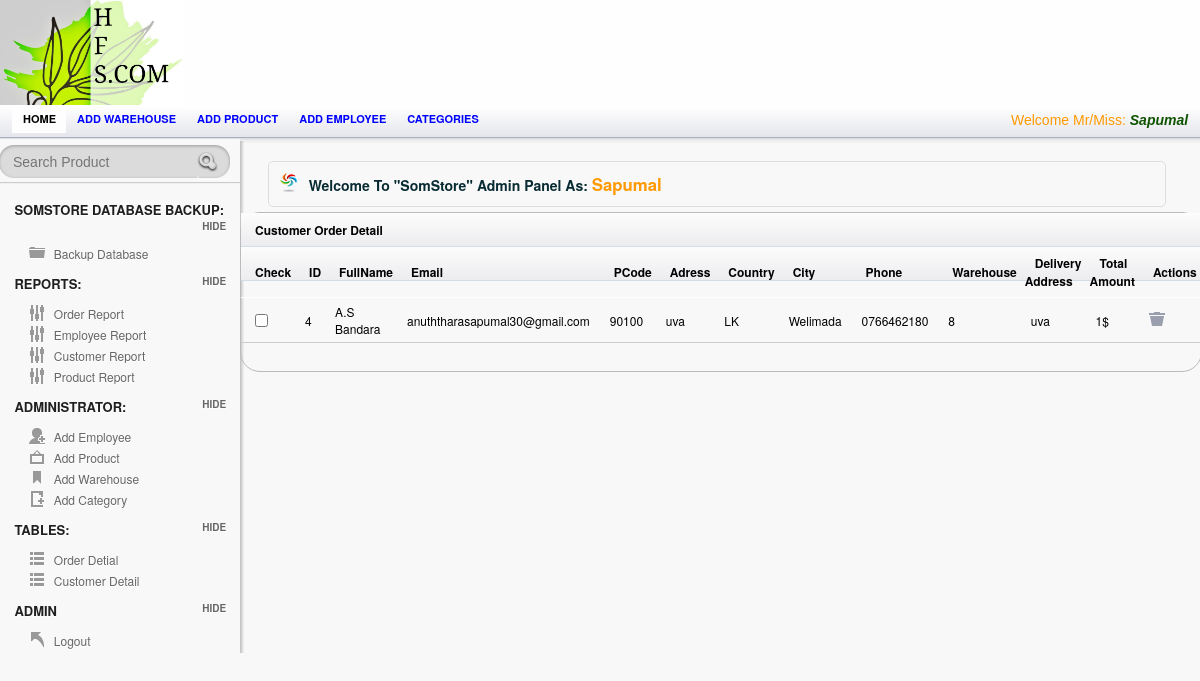
/Admin/order.php (signed in), run on the app's committed database.
### tables this page shows
CREATE TABLE `employee` (
  `Employee_ID` int(95) NOT NULL AUTO_INCREMENT,
  `Employee_Name` varchar(25) NOT NULL,
  `Username` varchar(25) NOT NULL,
  `Password` varchar(25) NOT NULL,
  `Picture` varchar(255) NOT NULL,
  PRIMARY KEY (`Employee_ID`)
);

CREATE TABLE `payment` (
  `order_ID` int(255) NOT NULL AUTO_INCREMENT,
  `Full_Name` varchar(25) NOT NULL,
  `Email` varchar(55) NOT NULL,
  `Postal_Code` varchar(55) NOT NULL,
  `Address` varchar(55) NOT NULL,
  `Country` varchar(55) NOT NULL,
  `City` varchar(55) NOT NULL,
  `Phone` varchar(55) NOT NULL,
  `Warehouse_ID` int(255) NOT NULL,
  `Dilivery_Address` varchar(75) NOT NULL,
  `Total_Amount` varchar(55) NOT NULL,
  PRIMARY KEY (`order_ID`),
  KEY `Warehouse_ID` (`Warehouse_ID`),
  CONSTRAINT `payment_ibfk_1` FOREIGN KEY (`Warehouse_ID`) REFERENCES `warehouse` (`Warehouse_ID`)
);

### session.php (called while the page is built, shortened)
<?php
include('config.php');
$check=$_SESSION['login_username'];
$session=mysqli_query($mysqli, "select Username from employee where Username='$check' ");
$row=mysqli_fetch_array($session);
$login_session=$row['Username'];
?>

### Admin/order.php (the view, shortened to what this page needs)
<?php
 include("../config.php");
include("../session.php");
 ?>
<!doctype html>
<html lang="en">
<head>
	<link rel="stylesheet" href="css/layout.css" type="text/css" media="screen" />
</head>
<body>
<div id="container">
	   <div id="header">
		<div id="logo-banner">
				<div id="logo">
					<a href="index.php"><img src="images/logo.png" alt="" /></a>
				</div>
				<div id="banner">
				</div>
		</div>
		</div>
<div id="content-wrap">
	<section id="secondary_bar">
             <nav>
                <ul>
                    <li class="selected"><a href="index.php">Home</a></li>
                    <li><a href="add_warehouse.php">Add warehouse</a></li>
                    <li><a href="add_product.php">Add product</a></li>
                    <li><a href="Employee.php">Add employee</a></li>
                    <li><a href="add_category.php">Categories</a></li>
                    <li class="logout"> <span class="check"> <?php echo "Welcome Mr/Miss:   ". "<font color='##fa5400'><i><b>".$login_session."</b></i></font>" ;?> </span></li>
                </ul>
            </nav>
	</section>
<aside id="sidebar" class="column">
				<div id="search">
					<form action="searchprod.php" method="post" accept-charset="utf-8">
						<input type="text"  title="Search..." class="blink field"  placeholder="Search Product"   name='search' size=60 maxlength=100 />
						<input class="search-button" type="submit" value="Submit" />
						<div class="cl">&nbsp;</div>
					</form>
				</div>
		<hr/>
		<h3> SomStore Database Backup:</h3>
		<ul class="toggle">
		    <li class="icn_folder"><a href="Backup.php">Backup Database</a></li>
		</ul>
		<h3>Reports:</h3>
		<ul class="toggle">
		    <li class="icn_settings"><a href="a_report.php" target="_blank">Order Report</a></li>
			<li class="icn_settings"><a href="EmployeeReport.php">Employee Report</a></li>
			<li class="icn_settings"><a href="CustomerReport.php">Customer Report</a></li>
			<li class="icn_settings"><a href="ProductReport.php"> Product Report</a></li>
		</ul>
		<h3>Administrator:</h3>
		<ul class="toggle">
		    <li class="icn_add_user"><a href="Employee.php">Add Employee</a></li>
			<li class="icn_photo"><a href="add_product.php">Add Product</a></li>
			<li class="icn_tags"><a href="add_warehouse.php">Add Warehouse</a></li>
			<li class="icn_new_article"><a href="add_category.php">Add Category</a></li>
		</ul>
        <h3>Tables:</h3>
		<ul class="toggle">
		    <li class="icn_categories"><a href="order.php">Order Detial</a></li>
     		<li class="icn_categories"><a href="customerTable.php">Customer Detail</a></li>
		</ul>
		<h3>Admin</h3>
		<ul class="toggle">
			<li class="icn_jump_back"><a href="../logout.php">Logout</a></li>
		</ul>
	</aside>
	<section id="main" class="column">
		<h4 class="alert_info">Welcome To <strong>"SomStore"</strong> Admin Panel As: <?php echo "  ". "<font color='#f90'><big><b>".$login_session."</b></big></font>" ;?>  </h4>
		<?php
$result = mysqli_query($mysqli,"SELECT * FROM payment");
?>
      			<div id="tab2" class="tab_content">
  <table class="tablesorter" cellspacing="0">
      <thead>
			<thead><th colspan="15"> Customer Order Detail </th></thead>
		<thead>
   		    <th>Check</th>
			<th> ID</th>
    	      <th> FullName</th>
              <th> Email</th>
    		<th>PCode</th>
		    <th>Adress</th>
             <th>Country</th>
             <th>City</th>
              <th>Phone</th>
			  <th>Warehouse</th>
			  <th>Delivery Address</th>
			  <th>Total Amount</th>
			  <th>Actions</th>
		</thead>
		<tbody>
<?php while($row = mysqli_fetch_array($result))
  {?>
    <tr>
    <td><input type="checkbox"></td>
    <td><?Php echo $row['order_ID']; ?></td>
    <td><?php echo $row['Full_Name']; ?></td>
   <td><?php echo $row['Email']; ?></td>
	<td><?php echo $row['Postal_Code']; ?></td>
	<td><?php echo $row['Address']; ?></td>
	<td><?php echo $row['Country']; ?></td>
	<td><?php echo $row['City']; ?></td>
	<td><?php echo $row['Phone']; ?></td>
	<td><?php echo $row['Warehouse_ID']; ?></td>
	<td><?php echo $row['Dilivery_Address']; ?></td>
	<td><?php echo $row['Total_Amount']; ?></td>
    <td> <a href="PaymentDelete.php?delete=<?php echo $row['order_ID']; ?>" onClick="del(this);" title="Delete" ><input type="image" src="images/icn_trash.png" title="Trash">  </a></td>
    </tr
  <?php }mysqli_close($mysqli);?>
</tbody>
</table>
			</div>
		<div class="spacer"></div>
	</section>
       </div>
</div>
</body>
</html>

### data on the page
employee: Username "Sapumal"
payment: order_ID "4", Full_Name "A.S Bandara", Email "anuththarasapumal30@gmail.com", Postal_Code "90100", Address "uva", Country "LK", City "Welimada", Phone "0766462180", Warehouse_ID "8", Dilivery_Address "uva", Total_Amount "1$"
